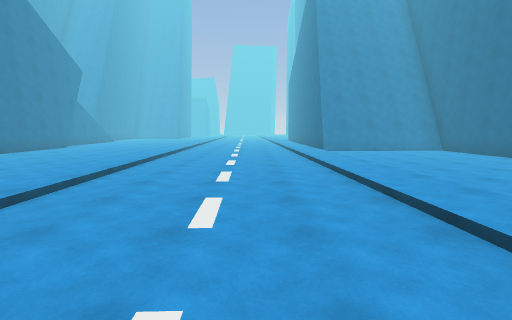
View 1 (above)

19 first-person views from a walk through a Unity game level. The camera is 1.5 m above the floor, tilts 6° down and sees 85° across. The floor is counted in squares, 2 m on a side. Each view is taken from the middle of a square. On the plan, view 1 faces up. The plan holds only what a view shows up to about 10 squares ahead; the rest is blank. The place goes on beyond the plan. The player character is not drawn.

View 2
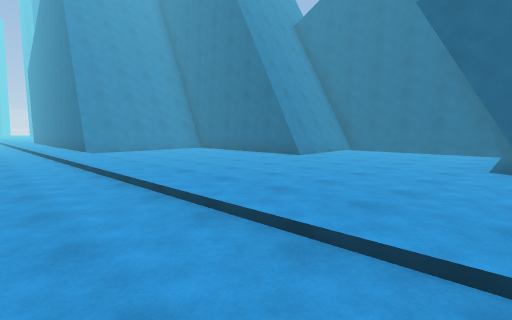

View 3
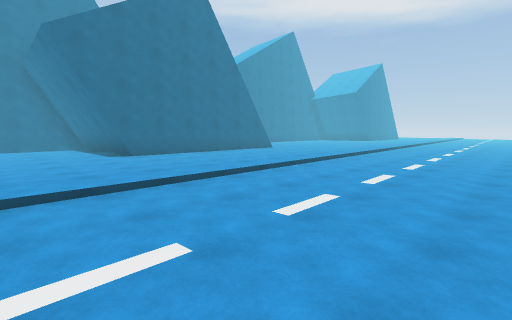

View 4
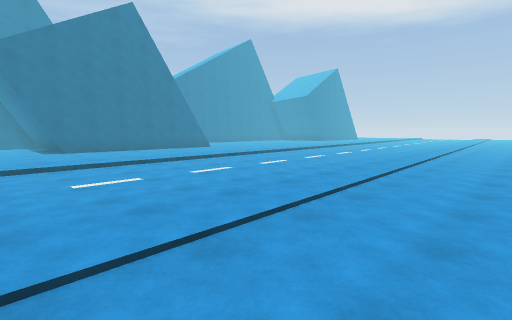

View 5
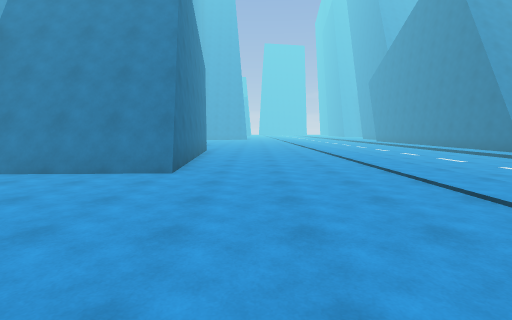

View 6
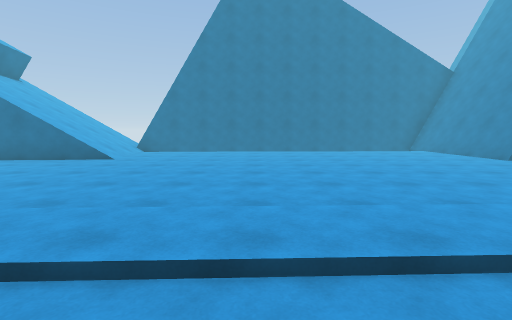

View 7
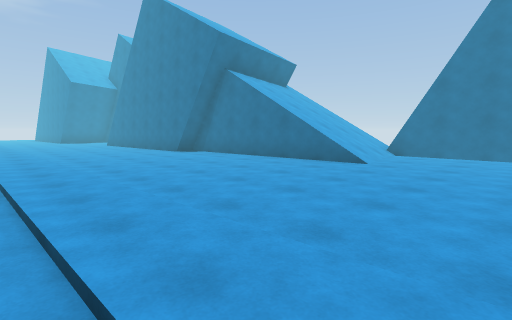

View 8
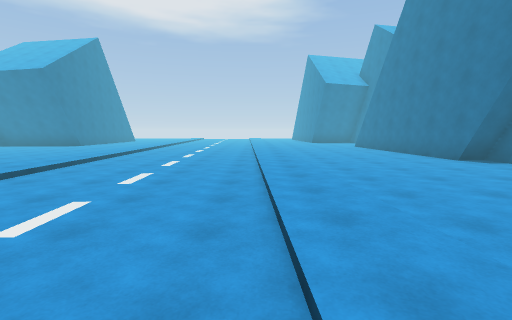

View 9
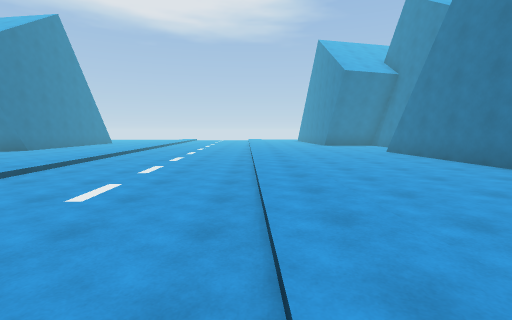

View 10
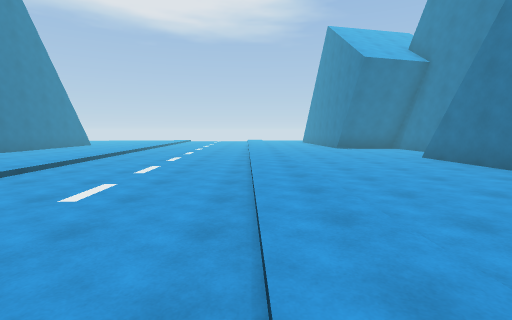

View 11
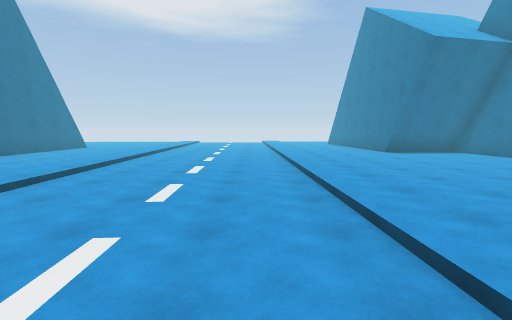

View 12
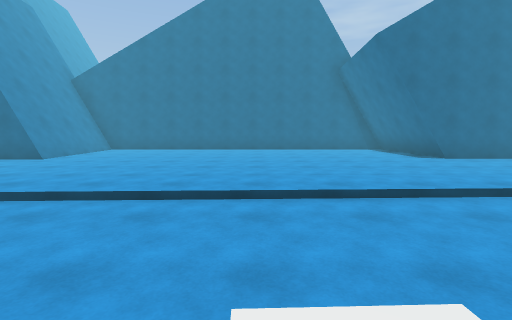

View 13
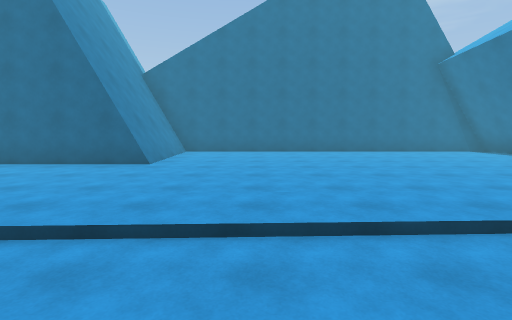

View 14
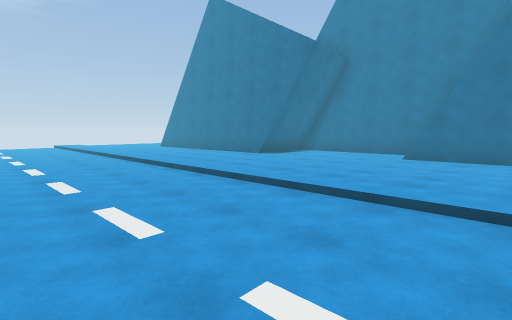

View 15
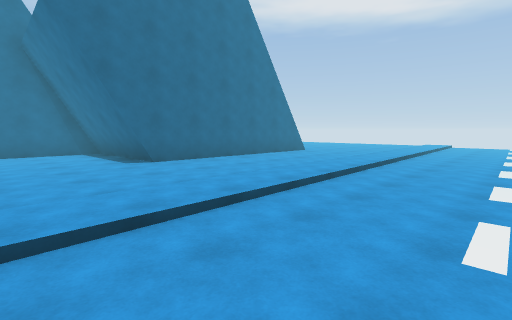

View 16
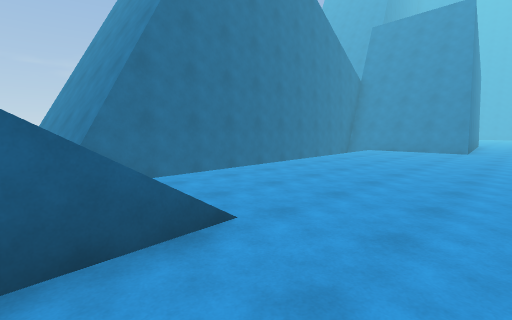

View 17
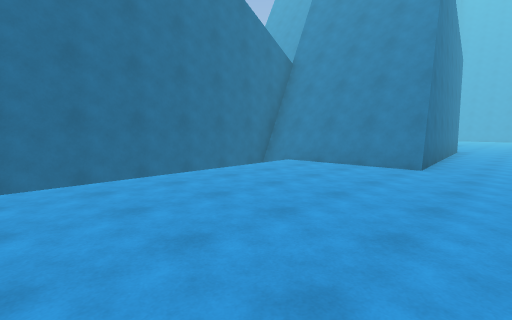

View 18
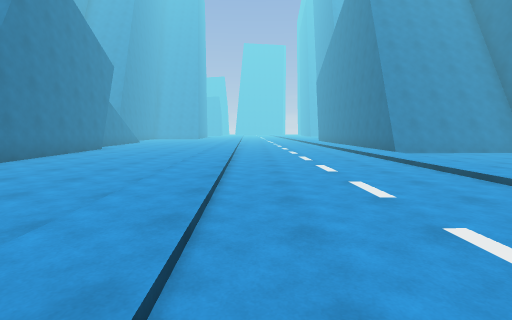

View 19
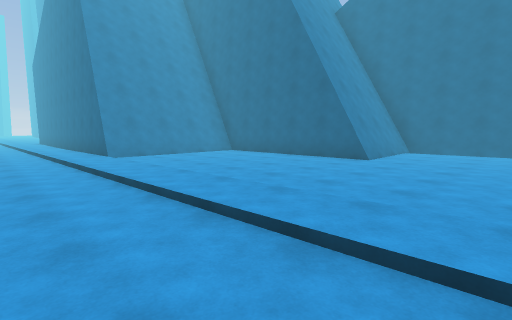

### Floor plan
Key: @ floor where view 1 was taken; # wall or solid block; . main floor; : floor 0.25 m higher than the main floor; / step, stairs or slope; v drop or lower ground.
Columns run from 14 left of view 1 to 10 right of it. Each row starts with its distance up from view 1.
 11       #..../.../:#
 10       #....:....:#####
  9       #....:....:....#
  8       #....:....:....#
  7       #....:....:....#
  6   #####....:....:....#
  5   #v.......:....:....####
  4   ##.......:....:.......#
  3    #.......:....:.......#
  2    #.......:....:.......#
  1    #.......:....:.......#
  0    #.......:..@.:...#####
 -1    #.......:....:...#
 -2    #.......:....:...#
 -3    #.......:....:...#
 -4 ####///....:/.../...#
 -5   v////....:/.../...#####
 -6    ////....:/.../.......#
 -7    ////....:/.../.......#
 -8    ####....:/.../.......#
 -9       ##...:/.../.......#
-10        #...:/.../.......#
-11        #..../.../:......#
-12        #..../.../:......#
-13        #..../.../:......#
-14        #..../.../:......#
-15       ##..../.../:......#
-16       #...../.../:..#####
-17       #...../.../:..#
-18       #...../....:..#
-19       ###...:....:..#
-20         #...:....:..#
-21         ##..:....:..#

Where each view was taken, in squares from view 1:
view 1: 0 up, 0 right, facing up
view 2: 0 up, 0 right, facing up-right
view 3: 3 up, 2 left, facing down-right
view 4: 2 up, 5 left, facing down-right
view 5: 1 up, 6 left, facing up
view 6: 0 up, 1 left, facing left
view 7: 1 down, 2 left, facing down-left
view 8: 3 down, 2 left, facing down
view 9: 6 down, 2 left, facing down
view 10: 8 down, 2 left, facing down
view 11: 10 down, 1 left, facing down
view 12: 11 down, 1 left, facing right
view 13: 8 down, 0 right, facing right
view 14: 13 down, 1 right, facing down-left
view 15: 13 down, 0 right, facing down-right
view 16: 5 down, 6 left, facing up-left
view 17: 0 up, 6 left, facing up-left
view 18: 1 up, 2 left, facing up
view 19: 2 up, 0 right, facing up-right
